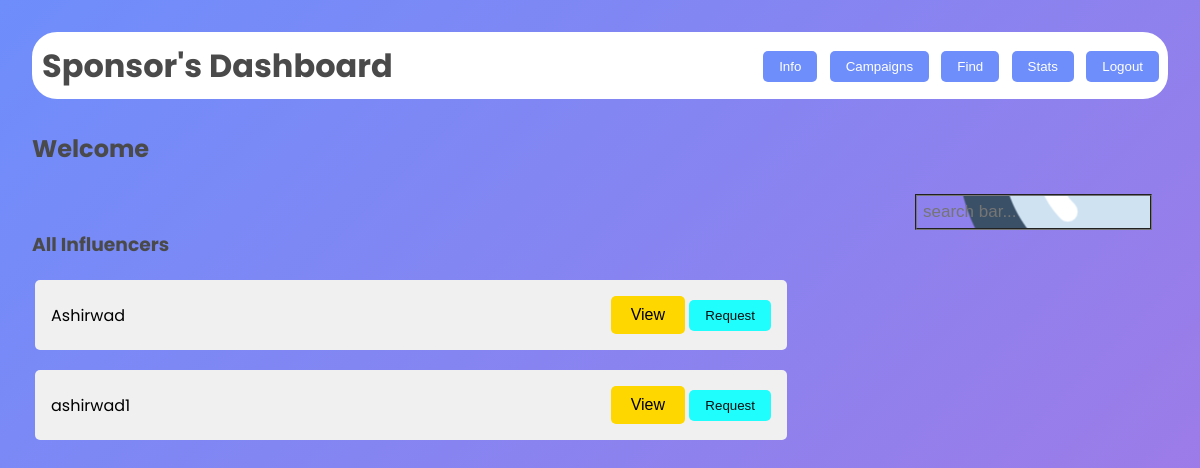
Before: /sfind (signed in) with the older database file.
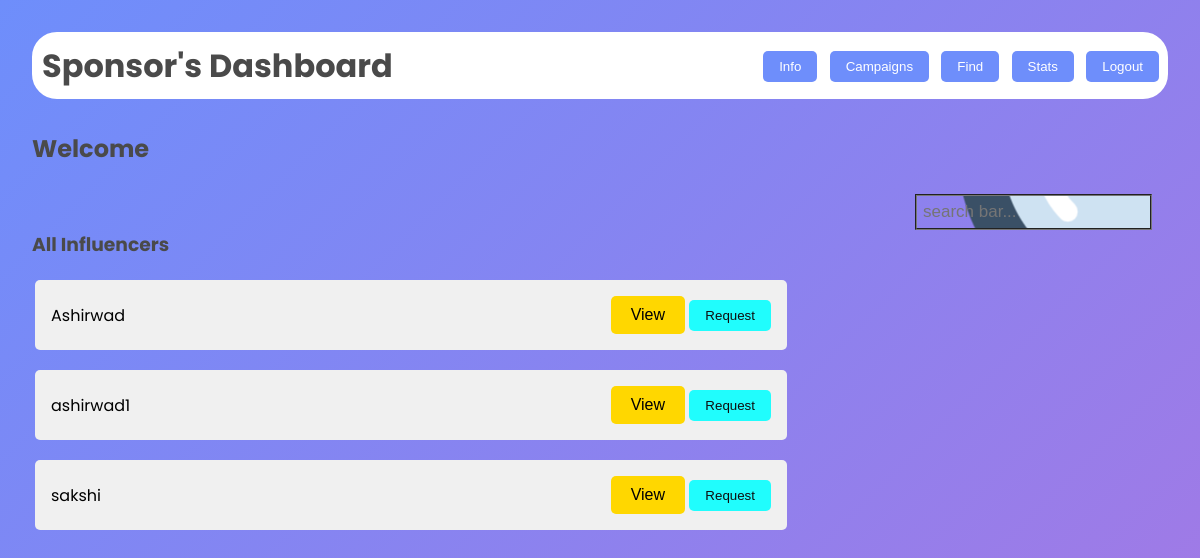
After: the same page with the newer database file.
### models.py (models this page shows)
class Influencer(db.Model):
    __tablename__ = 'influencer'
    inid=db.Column(db.Integer,primary_key=True)
    iname = db.Column(db.String, nullable=False)
    usename = db.Column(db.String, unique=True)
    email = db.Column(db.String, nullable=False)
    password = db.Column(db.String, nullable=False)
    platform = db.Column(db.String, nullable=False)
    number = db.Column(db.Integer, nullable=False)
    reach = db.Column(db.Integer, nullable=False)
    flag = db.Column(db.Integer, nullable=False, default=0)

### main.py (the view)
@app.route('/sfind')
def sfind():
    if 'username' in session:
        influ=Influencer.query.all()
        user=Sponsor.query.filter_by(usename=session['username']).first()
        return  render_template("sponsor_find.html",influ=influ,user=user)
    else:
        return redirect('/')

### templates/sponsor_find.html (shortened to what this page needs)
<!DOCTYPE html>
<html lang="en">
<head>
    <link rel="stylesheet" href="/static/dash.css">
</head>
<body>
    <div class="dashboard">
        <header>
            <h1>Sponsor's Dashboard</h1>
            <nav>
                <a href="/smain"><button>Info</button></a>
                <a href="/campaign"><button>Campaigns</button></a>
                <a href="/sfind"><button>Find</button></a>
                <a href=""><button>Stats</button></a>
                <a href="/logout"><button>Logout</button></a>
            </nav>
        </header>
        <main>
            <h2>Welcome {{user.sname}}</h2>
            <div class="searchbar">
                <input type="text" placeholder="search bar...">
            </div>
            <br>
            <div class="viewpoint">
                <h3>All Influencers</h3>
                <table>
                    {% for i in influ %}
                        <tr>
                            <td>
                                <div class="list">
                                    <span>{{ i.iname }}</span>
                                    <div>
                                        <button class="viewopen" data-popup-id="popup{{ i.inid }}">View</button>
                                        <button class="req" data-inid="{{ i.inid }}" data-sid="{{ user.sid }}">Request</button>
                                    </div>
                                </div>
                            </td>
                        </tr>
                    {% endfor %}
                </table>
            </div>
        </main>
    </div>
</body>
</html>

Changed rows visible on the page:
added Influencer: iname "sakshi"
